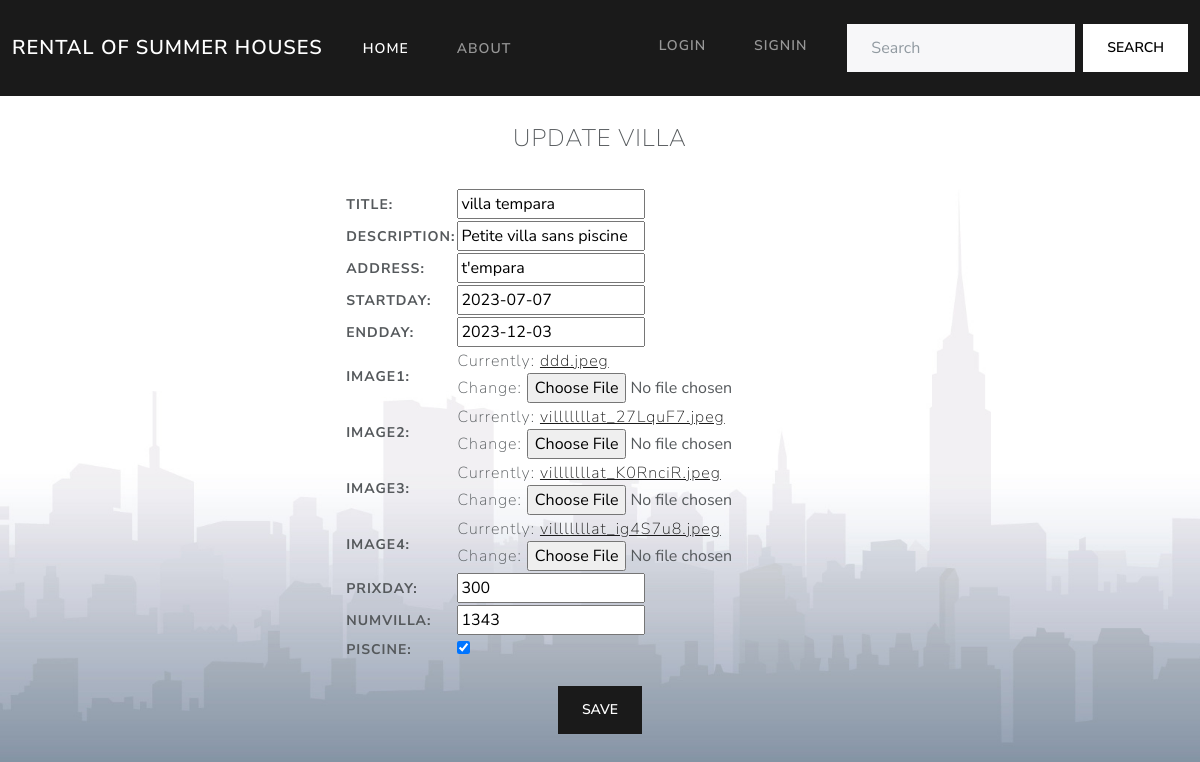
Page /updatevilla/2/ on the committed database.
### Consulte_poste/models.py (models this page shows, shortened)
class Maison(models.Model):
    user=models.ForeignKey(settings.AUTH_USER_MODEL, on_delete=models.CASCADE)
    Title = models.CharField(max_length=20)
    Description = models.CharField(max_length=100)
    Address =models.CharField(max_length=40)
    Image1 = models.ImageField()
    Image2 = models.ImageField()
    Image3 = models.ImageField()
    Image4 = models.ImageField()
    PrixDay = models.PositiveIntegerField()
    StartDay =models.DateField()
    EndDay = models.DateField()
    class Meta :
        abstract = True

class Villa(Maison):
    NumVilla=models.PositiveIntegerField()
    Piscine = models.BooleanField()

### Consulte_poste/views.py (the view)
# urls.py: path('updatevilla/<int:pk>/' , VillaUpdateView.as_view(),name='Update-villa'),
class VillaUpdateView(UpdateView):
    template_name="Updatevilla.html"
    model=Villa
    fields=["Title","Description","Address","StartDay","EndDay","Image1","Image2","Image3","Image4","PrixDay","NumVilla","Piscine"]
    success_url='/listpersonalvilla/'

### Consulte_poste/templates/Updatevilla.html (shortened to what this page needs)
{% load static %}
<!DOCTYPE html>
<html>
  <head>
    <link rel="stylesheet" href="{% static 'css/bootstrap.min.css' %}" />
  </head>
  <body>
    <nav class="navbar navbar-expand-lg navbar-dark bg-primary">
      <div class="container-fluid">
        <a class="navbar-brand" href="{% url 'Consulte_poste:homeIn' %}">rental of summer houses</a>
        <div class="collapse navbar-collapse" id="navbarColor01">
          <ul class="navbar-nav me-auto">
            <li class="nav-item">
              <a class="nav-link active" href="{% url 'Consulte_poste:homeIn' %}">Home
              </a>
            </li>
            <li class="nav-item">
              <a class="nav-link" href="#">About</a>
            </li>
          </ul>
          <form class="d-flex">
            {% if user.is_authenticated %}
            <ul class="navbar-nav me-auto">
                <li class="nav-item dropdown">
                    <a class="nav-link dropdown-toggle" data-bs-toggle="dropdown" href="#" role="button" aria-haspopup="true" aria-expanded="false">{{user}} ACTIONS</a>
                    <div class="dropdown-menu">
                      <a class="dropdown-item" href="{% url 'Consulte_poste:Add-villa' %}">Add your villa</a>
                      <a class="dropdown-item" href="{% url 'Consulte_poste:Add-App' %}">Add your appartment</a>
                      <a class="dropdown-item" href="{% url 'Consulte_poste:Liste-Pvilla' %}">Show your villas</a>
                      <a class="dropdown-item" href="{% url 'Consulte_poste:Liste-PApp' %}">Show your appartment</a>
                      <a class="dropdown-item" href="{% url 'Consulte_poste:Liste-PersReserVil' %}">Show all villa reservations </a>
                      <a class="dropdown-item" href="{% url 'Consulte_poste:Liste-PersReserApp' %}">Show all apartment reservations </a>
                    </div>
                  </li>
                  {% if user.is_superuser %}
                  <li class="nav-item dropdown">
                    <a class="nav-link dropdown-toggle" data-bs-toggle="dropdown" href="#" role="button" aria-haspopup="true" aria-expanded="false">ADMIN ACTIONS</a>
                    <div class="dropdown-menu">
                      <a class="dropdown-item" href="{% url 'Consulte_poste:Liste-user' %}">Show all users</a>
                      <a class="dropdown-item" href="{% url 'Consulte_poste:Liste-villa' %}">Show all villas</a>
                      <a class="dropdown-item" href="{% url 'Consulte_poste:Liste-app' %}">Show all appartment</a>
                      <a class="dropdown-item" href="{% url 'Consulte_poste:Liste-ReserVilla' %}">Show all villa reservations</a>
                      <a class="dropdown-item" href="{% url 'Consulte_poste:Liste-Reserapp' %}">Show all apartment reservations</a>
                    </div>
                  </li>
                  {% endif %}
                <li class="nav-item">
                  <a class="nav-link" href="{% url 'Logout' %}">LOGOUT</a>
                </li>
             </ul>
            {% else %}
            <ul class="navbar-nav me-auto">
            <li class="nav-item">
              <a class="nav-link" href="{% url 'Login' %}">LOGIN</a>
            </li>
            <li class="nav-item">
              <a class="nav-link" href="{% url 'Registre' %}">SIGNIN</a>
            </li>
         </ul>
            {% endif %}
            <input class="form-control me-sm-2" type="search" placeholder="Search">
            <button class="btn btn-secondary my-2 my-sm-0" type="submit">Search</button>
          </form>
         </div>
      </div>
    </nav>
    <br>
    <table  class="tabcenter">
    <form method="post">
      <fieldset>
        <legend Align=Center>UPDATE VILLA</legend>
        <br>
        <br>
        {{ form.as_table  }}
      </fieldset>
    </table>
    <br>
    <div style="text-align:center">
<button type="submit" class="btn btn-primary">Save</button>
    </div>
  </body>
</html>

### rows in the picture
Villa: Title "villa tempara", Description "Petite villa sans piscine", Address "t'empara", StartDay "2023-07-07", EndDay "2023-12-03", PrixDay "300", NumVilla "1343", Piscine "☑"
